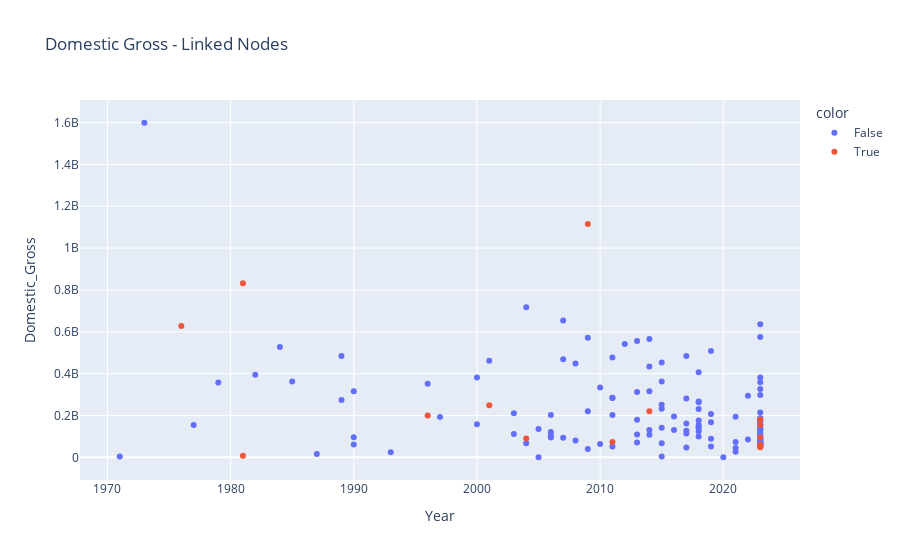

Source (notebook cell):
### Markdown cell above
### Chart Planning
- Basic domestic scatter over years
- worldwide scatter over years w budget and profit
- worldwide line avgs over years w budget and profit colored
- isolate scatter by main 3 franchises: MI, FF, Marvel using ‘BoxOff_Rank’
- mark Original on performance metrics (w/ color?)

### Code cell
px.scatter(x=linked_movies['Year'], y=linked_movies['Domestic_Gross'], data_frame=linked_movies,
           color=linked_movies['Original'].astype(bool), 
           hover_data={'Item': True, 'Year':True, 'Domestic_Gross': True, 'Original': True},
           title='Domestic Gross - Linked Nodes')

### Figure 1 — Plotly figure (JSON) as saved in the notebook; plotly's stock layout.template omitted (floating-point values rounded to 4 significant figures; data arrays with more than 128 entries replaced by an {"elided": "..."} marker saying what was removed)
{"data": [{"customdata": {"elided": "134x2 mixed values"}, "hovertemplate": "color=False<br>Year=%{x}<br>Domestic_Gross=%{y}<br>Item=%{customdata[0]}<br>Original=%{customdata[1]}<extra></extra>", "legendgroup": "False", "marker": {"color": "#636efa", "symbol": "circle"}, "mode": "markers", "name": "False", "orientation": "v", "showlegend": true, "type": "scatter", "x": {"elided": "134 int values"}, "xaxis": "x", "y": {"elided": "134 float values"}, "yaxis": "y"}, {"customdata": [["Avatar", 1], ["John Wick", 1], ["TAYLOR SWIFT | THE ERAS TOUR", 1], ["Raiders of the Lost Ark", 1], ["Rocky", 1], ["Elemental", 1], ["The Fast and the Furious", 1], ["Scream (1996)", 1], ["M3GAN", 1], ["Insidious", 1], ["The Evil Dead", 1], ["Wish", 1], ["Migration", 1], ["Saw", 1], ["No Hard Feelings", 1], ["Talk To Me", 1]], "hovertemplate": "color=True<br>Year=%{x}<br>Domestic_Gross=%{y}<br>Item=%{customdata[0]}<br>Original=%{customdata[1]}<extra></extra>", "legendgroup": "True", "marker": {"color": "#EF553B", "symbol": "circle"}, "mode": "markers", "name": "True", "orientation": "v", "showlegend": true, "type": "scatter", "x": [2009, 2014, 2023, 1981, 1976, 2023, 2001, 1996, 2023, 2011, 1981, 2023, 2023, 2004, 2023, 2023], "xaxis": "x", "y": [1115000000.0, 220100000.0, 180560779, 831800000.0, 627800000.0, 154426697, 249000000.0, 200100000.0, 95159005, 73160000.0, 8045000.0, 60609147, 54103955, 90330000.0, 50452282, 48299436], "yaxis": "y"}], "layout": {"legend": {"title": {"text": "color"}, "tracegroupgap": 0}, "title": {"text": "Domestic Gross - Linked Nodes"}, "xaxis": {"anchor": "y", "domain": [0, 1], "title": {"text": "Year"}}, "yaxis": {"anchor": "x", "domain": [0, 1], "title": {"text": "Domestic_Gross"}}}}
